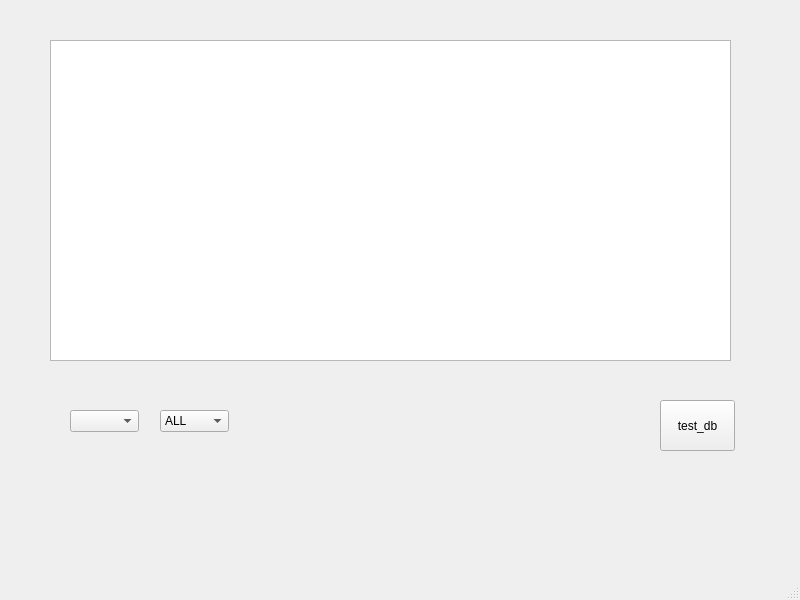
<?xml version="1.0" encoding="UTF-8"?>
<ui version="4.0">
 <class>MainWindow</class>
 <widget class="QMainWindow" name="MainWindow">
  <property name="geometry">
   <rect>
    <x>0</x>
    <y>0</y>
    <width>800</width>
    <height>600</height>
   </rect>
  </property>
  <property name="windowTitle">
   <string>MainWindow</string>
  </property>
  <widget class="QWidget" name="centralwidget">
   <widget class="QComboBox" name="comboBox">
    <property name="geometry">
     <rect>
      <x>70</x>
      <y>410</y>
      <width>69</width>
      <height>22</height>
     </rect>
    </property>
   </widget>
   <widget class="QComboBox" name="comboBox_2">
    <property name="geometry">
     <rect>
      <x>160</x>
      <y>410</y>
      <width>69</width>
      <height>22</height>
     </rect>
    </property>
    <item>
     <property name="text">
      <string>ALL</string>
     </property>
    </item>
   </widget>
   <widget class="QTextEdit" name="textEdit">
    <property name="geometry">
     <rect>
      <x>50</x>
      <y>40</y>
      <width>681</width>
      <height>321</height>
     </rect>
    </property>
   </widget>
   <widget class="QPushButton" name="pushButton_2">
    <property name="geometry">
     <rect>
      <x>660</x>
      <y>400</y>
      <width>75</width>
      <height>51</height>
     </rect>
    </property>
    <property name="text">
     <string>test_db</string>
    </property>
   </widget>
  </widget>
  <widget class="QMenuBar" name="menubar">
   <property name="geometry">
    <rect>
     <x>0</x>
     <y>0</y>
     <width>800</width>
     <height>22</height>
    </rect>
   </property>
  </widget>
  <widget class="QStatusBar" name="statusbar"/>
 </widget>
 <resources/>
 <connections/>
</ui>
